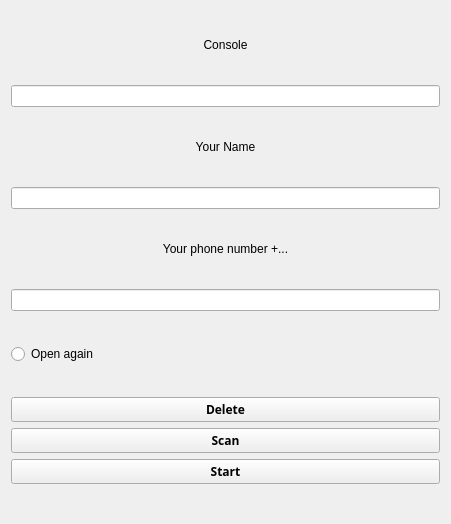
<?xml version="1.0" encoding="UTF-8"?>
<ui version="4.0">
 <class>Project</class>
 <widget class="QWidget" name="Project">
  <property name="geometry">
   <rect>
    <x>0</x>
    <y>0</y>
    <width>451</width>
    <height>524</height>
   </rect>
  </property>
  <property name="windowTitle">
   <string>Recognizer</string>
  </property>
  <property name="styleSheet">
   <string notr="true">QPushButton {
	background-color:white;
	border:none;
	width:70px;
	height:70px;
	
}
QPushButton:hover{
	background-color:lightgrey;
}
QPushButton:pressed{
	background-color:silver;
}
QLabel {
	background-color:white;
}
f = open(&quot;data.txt&quot;, &quot;w&quot;)
        countprog = str(countprog)
        f.write(countprog)
        f.close()</string>
  </property>
  <layout class="QGridLayout" name="gridLayout">
   <item row="1" column="0">
    <widget class="QLineEdit" name="lineEdit">
     <property name="sizePolicy">
      <sizepolicy hsizetype="Expanding" vsizetype="Fixed">
       <horstretch>0</horstretch>
       <verstretch>0</verstretch>
      </sizepolicy>
     </property>
    </widget>
   </item>
   <item row="2" column="0">
    <widget class="QLabel" name="label_2">
     <property name="sizePolicy">
      <sizepolicy hsizetype="Preferred" vsizetype="Fixed">
       <horstretch>0</horstretch>
       <verstretch>0</verstretch>
      </sizepolicy>
     </property>
     <property name="text">
      <string>Your Name</string>
     </property>
     <property name="alignment">
      <set>Qt::AlignCenter</set>
     </property>
    </widget>
   </item>
   <item row="3" column="0">
    <widget class="QLineEdit" name="lineEdit_2"/>
   </item>
   <item row="5" column="0">
    <widget class="QLineEdit" name="lineEdit_3"/>
   </item>
   <item row="0" column="0">
    <widget class="QLabel" name="label">
     <property name="sizePolicy">
      <sizepolicy hsizetype="Preferred" vsizetype="Fixed">
       <horstretch>0</horstretch>
       <verstretch>0</verstretch>
      </sizepolicy>
     </property>
     <property name="text">
      <string>Console</string>
     </property>
     <property name="alignment">
      <set>Qt::AlignCenter</set>
     </property>
    </widget>
   </item>
   <item row="7" column="0">
    <layout class="QHBoxLayout" name="horizontalLayout">
     <item>
      <layout class="QVBoxLayout" name="verticalLayout">
       <item>
        <widget class="QPushButton" name="pushButton_2">
         <property name="sizePolicy">
          <sizepolicy hsizetype="Minimum" vsizetype="Fixed">
           <horstretch>0</horstretch>
           <verstretch>0</verstretch>
          </sizepolicy>
         </property>
         <property name="font">
          <font>
           <family>Segoe UI Semibold</family>
           <weight>75</weight>
           <bold>true</bold>
          </font>
         </property>
         <property name="text">
          <string>Delete</string>
         </property>
        </widget>
       </item>
       <item>
        <widget class="QPushButton" name="pushButton_4">
         <property name="sizePolicy">
          <sizepolicy hsizetype="Minimum" vsizetype="Fixed">
           <horstretch>0</horstretch>
           <verstretch>0</verstretch>
          </sizepolicy>
         </property>
         <property name="font">
          <font>
           <family>Segoe UI Semibold</family>
           <weight>75</weight>
           <bold>true</bold>
          </font>
         </property>
         <property name="text">
          <string>Scan</string>
         </property>
        </widget>
       </item>
       <item>
        <widget class="QPushButton" name="pushButton">
         <property name="sizePolicy">
          <sizepolicy hsizetype="Minimum" vsizetype="Fixed">
           <horstretch>0</horstretch>
           <verstretch>0</verstretch>
          </sizepolicy>
         </property>
         <property name="font">
          <font>
           <family>Segoe UI Semibold</family>
           <weight>75</weight>
           <bold>true</bold>
          </font>
         </property>
         <property name="text">
          <string>Start</string>
         </property>
        </widget>
       </item>
      </layout>
     </item>
    </layout>
   </item>
   <item row="4" column="0">
    <widget class="QLabel" name="label_3">
     <property name="sizePolicy">
      <sizepolicy hsizetype="Preferred" vsizetype="Fixed">
       <horstretch>0</horstretch>
       <verstretch>0</verstretch>
      </sizepolicy>
     </property>
     <property name="text">
      <string>Your phone number +...</string>
     </property>
     <property name="textFormat">
      <enum>Qt::AutoText</enum>
     </property>
     <property name="alignment">
      <set>Qt::AlignCenter</set>
     </property>
    </widget>
   </item>
   <item row="6" column="0">
    <widget class="QRadioButton" name="radioButton">
     <property name="sizePolicy">
      <sizepolicy hsizetype="Fixed" vsizetype="Fixed">
       <horstretch>0</horstretch>
       <verstretch>0</verstretch>
      </sizepolicy>
     </property>
     <property name="layoutDirection">
      <enum>Qt::LeftToRight</enum>
     </property>
     <property name="text">
      <string>Open again</string>
     </property>
    </widget>
   </item>
  </layout>
 </widget>
 <resources/>
 <connections/>
</ui>
